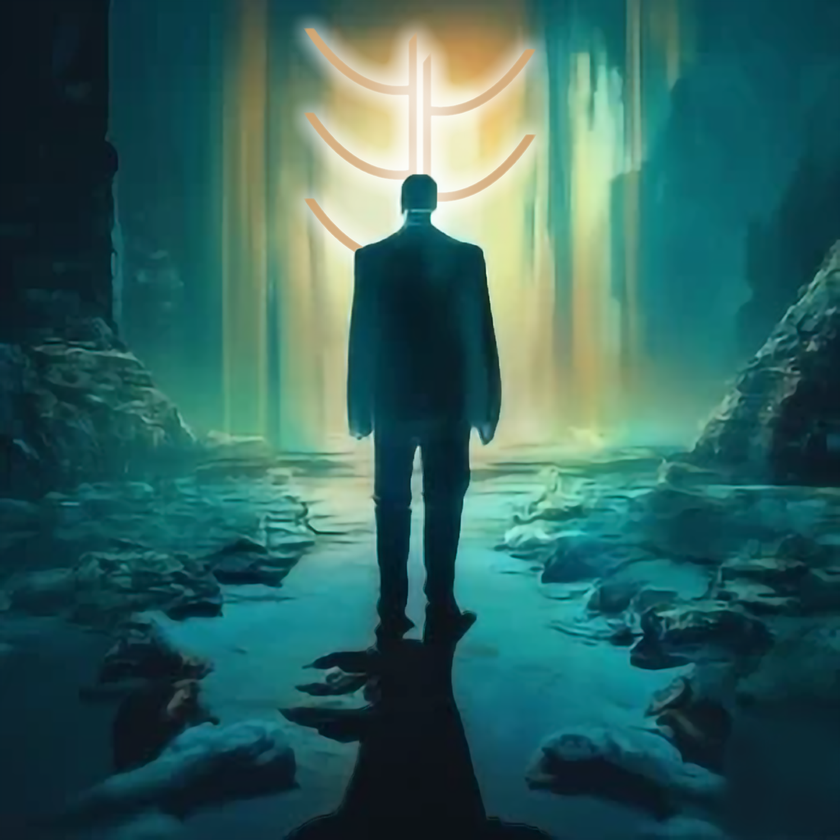
#> input picture Img_expl.png, 840 x 840 px, shrunk from 5905 x 5905 before the run
$ python main_example.py
#> lines starting #> are read from the running program, lines starting #| are printed output that depends on the picture; after the words box and inside, x2 and y2 are one past the last pixel; in counts of white or black regions, pixels touching at a corner belong together
### transformations_library.py
import numpy as np
import matplotlib.pyplot as plt
import imageio.v3 as iio
import random as rd
import cv2
import math
import os
import pathlib

def rgb_img (image,
             resize=(1000,1000)) :
    """Resize and split the image in three images (RGB)

    Args:
        image : numpy.ndarray
            Original image
        resize : optionnal, tuple
            New size (should be less than original size)

    Returns:
        r_img : numpy.ndarray
            Red image
        g_img : numpy.ndarray
            Green image
        b_img : numpy.ndarray
            Blue image
    """
    img = cv2.imread(image)
    img[:,:,[2, 0]] = img[:,:,[0, 2]]
    r_img, g_img, b_img = img[:,:,0],img[:,:,1],img[:,:,2]
    r_img = cv2.resize(r_img, resize, 4, 4)
    g_img = cv2.resize(g_img, resize, 4, 4)
    b_img = cv2.resize(b_img, resize, 4, 4)
    return (r_img,g_img,b_img)

def image_rgb_split(image,
                    r_disp = [0,310],
                    g_disp = [-33,50],
                    b_disp = [0,0],
                    limits = False,
                    resize=(1000,1000)) :
    """Resize and tranform the original image in three images (RGB) and merge
    them together with a displacement of each canal.

    Args:
        image : numpy.ndarray
            Original image
        r_disp : optionnal, tuple
            Displacement vector of the Red image
        g_disp : optionnal, tuple
            Displacement vector of the Green image
        b_disp : optionnal, tuple
            Displacement vector of the Blue image
        resize : optionnal, tuple
           New size (should be less than original size)

    Returns:
        new_img : numpy.ndarray
            Transformed image
    """
    r_img,g_img,b_img = rgb_img(image,
                                resize = resize)
    ny,nx = r_img.shape
    r0,r1 = r_disp
    g0,g1 = g_disp
    b0,b1 = b_disp
    if limits :
        y_pixel, x_pixel = limits
    else :
        x_pixel = max(abs(r1),abs(g1),abs(b1))
        y_pixel = max(abs(r0),abs(g0),abs(b0))
    new_img = np.zeros((ny+2*y_pixel,nx+2*x_pixel,3), dtype = int)
    new_img[y_pixel+r0:y_pixel+ny+r0,x_pixel+r1:x_pixel+nx+r1,2]=b_img
    new_img[y_pixel+g0:y_pixel+ny+g0,x_pixel+g1:x_pixel+nx+g1,1]=g_img
    new_img[y_pixel+b0:y_pixel+ny+b0,x_pixel+b1:x_pixel+nx+b1,0]=r_img
    new_img = new_img[2*y_pixel:-2*y_pixel,2*x_pixel:2*-x_pixel,:]
    return (new_img)

def ellipse (ab = (1,1),
             center = (0,0),
             Phi = 0,
             n_frames = 20,
             plot = False,
             **kwargs) :
    """Create an elliptic trajectory stack in an numpy array.

    Args:
        ab : optionnal,tuple
            Dimensions of the ellipse
        center : optionnal, tuple
            Center of the ellipse
        Phi : optionnal, float
            Rotation of the ellipse (in degree)
        n_frames : optionnal, int
            Number of frames/points of discretisation of the trajectory
        plot : optionnal, boolean
           If True, plot the ellipse trajectory

    Returns:
        xy : numpy.ndarray
            All the position of the ellipse trajectory
    """
    alpha = np.arange(n_frames)*2*math.pi/n_frames
    x = []
    y = []
    a,b = ab
    for al in alpha :
        xi = a*math.cos(al)
        yi = b*math.sin(al)
        xphi = xi*math.cos(Phi) + yi*math.sin(Phi) + center[0]
        yphi = yi*math.cos(Phi) - xi*math.sin(Phi) + center[1]
        if plot :
            plt.scatter(xphi, yphi, **kwargs)
        x.append(int(xphi))
        y.append(int(yphi))
    xy = np.asarray([x,y])
    xy = np.transpose(xy)
    return(xy)

def random_list_insert (t_list,
                        p = 0.1,
                        r = 1) :
    """Introduce chaos in any trajectory list.

    Args:
        t_list : list
            Trajectory list (of the ellipse function mostly)
        p : optionnal, float
            Probability to insert a chaotic movement in each frame
        r : optionnal, float
            Max radius of the chaos introduced

    Returns:
        new_list : numpy.ndarray
            All the position of the ellipse trajectory (chaotic)
    """
    n = len(t_list)
    c_range = r*np.max(t_list)
    new_list = t_list
    nb_chaos = int(p*n)
    for j in range (nb_chaos) :
        i = rd.randint(0,n)
        new_list = np.append(new_list, np.array([rd.randint(0,c_range),rd.randint(0,c_range)]))
        new_list = np.reshape(new_list, (n+j+1,2))
        new_list[[-1, i],:] = new_list[[i, -1],:]
    new_list = new_list[:n]
    return(new_list)

# [35 lines left out: function random_black_line_vertical_horizontal, not called in this run]

def random_black_line(img,
                      n_lines = 10,
                      p = 0.1) :
    """Introduce black lines on an image.

    Args:
        img : np.ndarray
            Original image
        n_lines : optionnal, int
            Number of random test
        p : optionnal, tuple
            Probability to insert a chaotic line for each color (RGB)

    Returns:
        new_img : numpy.ndarray
            Transformed image
    """
    new_img = img
    for _ in range (n_lines) :
        if rd.randint(1,int(1/p)) == 1 :
            mask = np.ones(new_img.shape)
            n,m,l = mask.shape
            a1 = rd.randint(0,n)
            a2 = rd.randint(0,n)
            b1 = rd.randint(0,m)
            b2 = rd.randint(0,m)
            size = rd.randint(0,100)
            for i in range (n) :
                for j in range (m) :
                    try :
                        distance = (i-a1)*(j-b2)-(i-a2)*(j-b1)
                    except :
                        distance = size * 2
                    if abs(distance) < size :
                        if (i-a1) :
                            mask[i,j,:] = 0
            new_img = new_img*mask
    return(new_img)


def random_color_exchange (img,
                           p = 0.1) :
    """Introduce color swap (RG or RB or GB) on an image.

    Args:
        img : np.ndarray
            Original image
        p : optionnal, tuple
            Probability to insert a chaotic color exchange (RGB)

    Returns:
        new_img : numpy.ndarray
            Transformed image
    """
    new_img = img
    if rd.randint(1,int(2/(3*p))) == 1 :
        i = rd.randint(0,2)
        j = rd.randint(0,2)
        new_img[:,:,[i, j]] = new_img[:,:,[j, i]]
    return(new_img)

def random_full_black (img,
                       p = 0.1) :
    """Introduce black image.

    Args:
        img : np.ndarray
            Original image
        p : optionnal, tuple
            Probability to insert a chaotic black image

    Returns:
        new_img : numpy.ndarray
            Transformed image
    """
    new_img = img
    if rd.randint(1,int(1/p)) == 1 :
        new_img = new_img*0
    return(new_img)

def random_full_negative(img,
                         p = 0.1) :
    """Introduce negative image.

    Args:
        img : np.ndarray
            Original image
        p : optionnal, tuple
            Probability to insert a chaotic negative image

    Returns:
        new_img : numpy.ndarray
            Transformed image
    """
    new_img = img
    if rd.randint(1,int(1/p)) == 1 :
        new_img = -new_img+255
    return(new_img)

def animation_image(img,
                    r_dict,
                    g_dict,
                    b_dict,
                    saving_folder = '',
                    t_frame = 5,
                    n_lines = 10,
                    p_black_line = 0.2,
                    p_color_exchange = 0.2,
                    p_full_black = 0.1,
                    p_full_negative = 0.1,
                    resize = (600,600)) :
    """Create .gif video from an image.

    Args:
        img : np.ndarray
            Original image
        r_dict : dict
            Red dictionnary
        g_dict : dict
            Green dictionnary
        b_dict : dict
            Blue dictionnary
        saving_folder : optionnal, str
            Folder to save transformed images and .gif
        t_frame : optionnal,float
            Time for each frame
        n_lines : optionnal, int
            Number of random test
        p_black_line : optionnal, float
            Probability to insert a chaotic black lines
        p_color_exchange : optionnal, float
            Probability to insert a chaotic color exchange
        p_full_black : optionnal, float
            Probability to insert a chaotic black image
        p_full_negative : optionnal, float
            Probability to insert a chaotic negative image
        resize : optionnal, tuple
            Size of the new image (Have to be smaller than the original one)
    """
    r_list = ellipse (ab = r_dict['ab'], center = r_dict['center'], Phi = r_dict['Phi'], n_frames = r_dict['n_frames'])
    g_list = ellipse (ab = g_dict['ab'], center = g_dict['center'], Phi = g_dict['Phi'], n_frames = g_dict['n_frames'])
    b_list = ellipse (ab = b_dict['ab'], center = b_dict['center'], Phi = b_dict['Phi'], n_frames = b_dict['n_frames'])
    r_list = random_list_insert(r_list, p=r_dict['p'])
    g_list = random_list_insert(g_list, p=g_dict['p'])
    b_list = random_list_insert(b_list, p=b_dict['p'])
    limits = [int(np.max(abs(np.asarray([r_list[:,0],g_list[:,0],b_list[:,0]])))),
              int(np.max(abs(np.asarray([r_list[:,1],g_list[:,1],b_list[:,1]]))))]
    n_frames = r_dict['n_frames']
    n_frames2 = g_dict['n_frames']
    n_frames3 = b_dict['n_frames']
    if n_frames!=n_frames2 or n_frames!=n_frames3 :
        print('n_frames is not the same for all coloors dict. The chosen one is from r_dict = ', n_frames)
    def update (i) :
        print('Image ' + str(i+1) + '/' + str(n_frames))
        new_img = image_rgb_split(img,
                                  r_disp = r_list[i],
                                  g_disp = g_list[i],
                                  b_disp = b_list[i],
                                  limits = limits,
                                  resize = resize)
        new_img[:,:,[2, 0]] = new_img[:,:,[0, 2]]
        new_img = random_black_line(new_img, n_lines = n_lines, p = p_black_line)
        new_img = random_color_exchange(new_img, p = p_color_exchange)
        new_img = random_full_black(new_img, p = p_full_black)
        new_img = random_full_negative(new_img, p = p_full_negative)
        return(new_img)
    if not os.path.exists(saving_folder) :
        P = pathlib.Path(saving_folder)
        pathlib.Path.mkdir(P, parents = True)
    iio_imgs = []
    for i in range(n_frames):
        new_img = update(i)
#> in rgb_img, img is the input picture: shape (840, 840, 3); mean B, G, R 94.1, 98.3, 50.2
#> in rgb_img, `r_img, g_img, b_img = img[:,:,0],img[:,:,1],img[:,:,2]`:
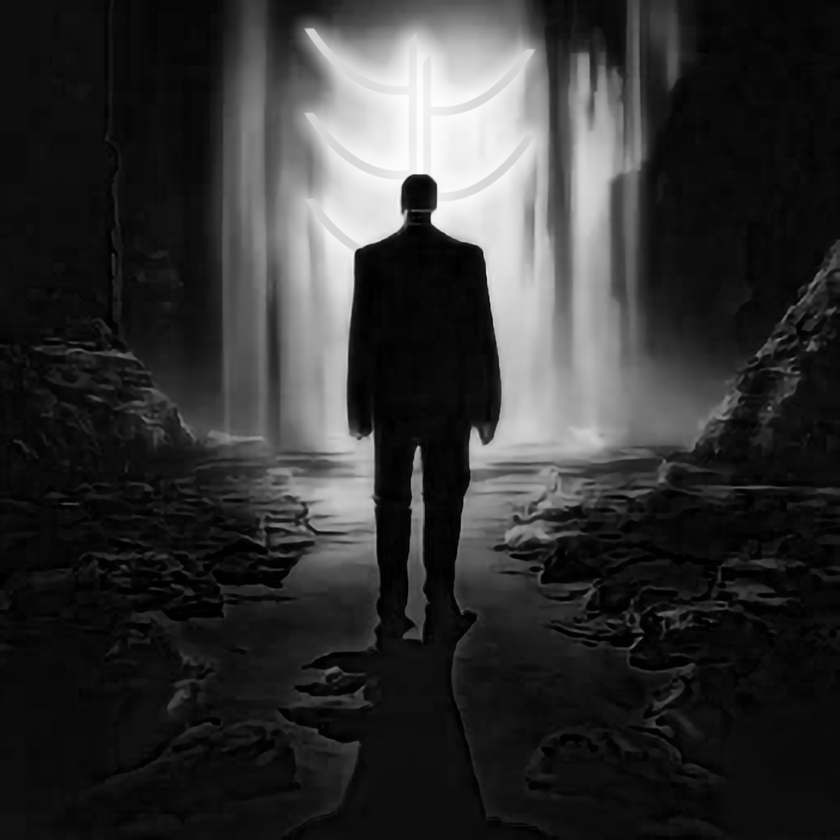
#> r_img: shape (840, 840); min 0, max 254, mean 50.2
#> in rgb_img, `r_img, g_img, b_img = img[:,:,0],img[:,:,1],img[:,:,2]`:
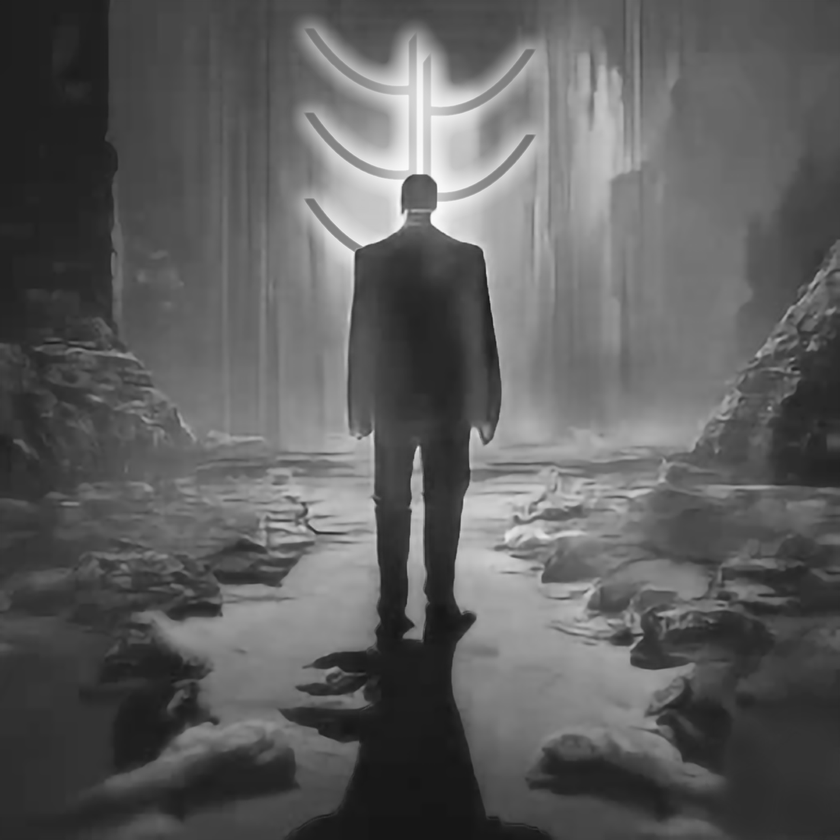
#> b_img: shape (840, 840); min 21, max 255, mean 94.1
#> in image_rgb_split, `new_img[y_pixel+b0:y_pixel+ny+b0,x_pixel+b1:x_pixel+nx+b1,0]=r_img`:
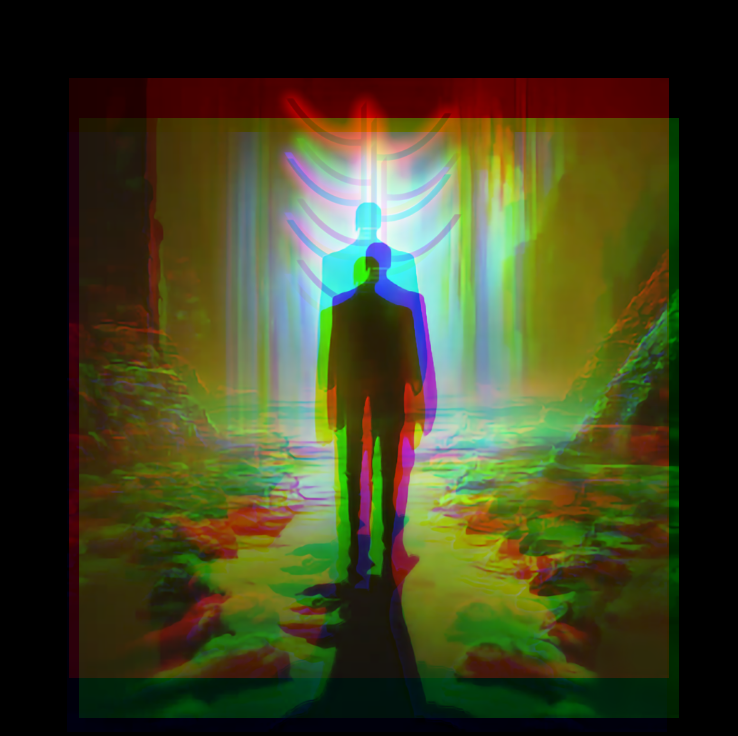
#> new_img: shape (736, 738, 3) int64; mean of channels 0, 1, 2 33.2, 65.1, 62.3; drawn as B, G, R
#> in image_rgb_split, `new_img = new_img[2*y_pixel:-2*y_pixel,2*x_pixel:2*-x_pixel,:]`:
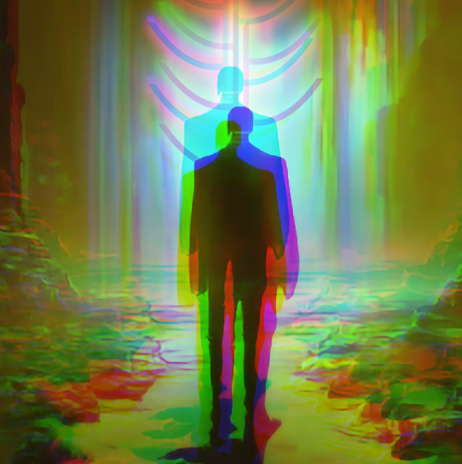
#> new_img: shape (464, 462, 3) int64; mean of channels 0, 1, 2 74.7, 126.5, 113; drawn as B, G, R
#> after the loop in random_black_line, `for _ in range (n_lines) :`:
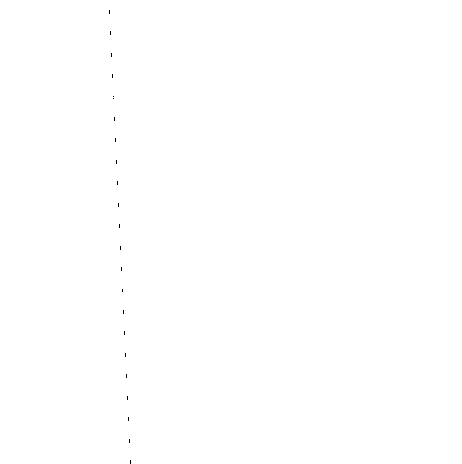
#> mask: shape (464, 462, 3) float64; values 0 (black) and 1 (white), 100% white; black in thin lines or dots, all inside (x1, y1, x2, y2) = (109, 10, 131, 464)
        numname = str(i+1)
        l10 = int(np.log10(i+1))
        for e in range (int(np.log10(n_frames))-l10) :
            numname = '0'+ numname
        name = saving_folder +numname+".png"
        cv2.imwrite(name, new_img)
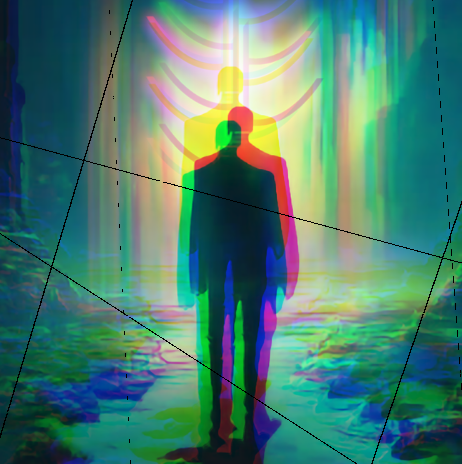
#> saved as 01.png: shape (464, 462, 3); mean B, G, R 112, 125.3, 74.2
        iio_imgs.append(iio.imread(name))
    iio.imwrite(saving_folder+'result.gif',
                iio_imgs,
                duration = t_frame*n_frames,
                loop = 0)
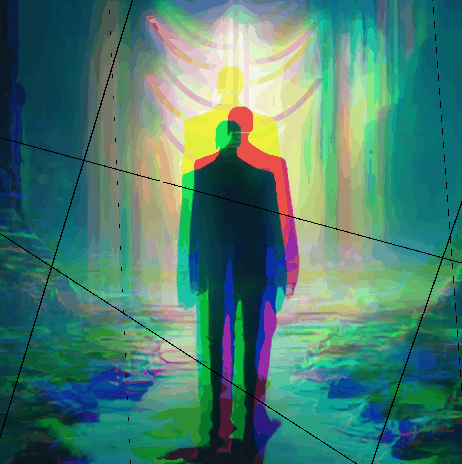
#> saved as result.gif: shape (464, 462, 3); mean R, G, B 73.9, 125.3, 111.4

# [4 lines left out: function zoom, not called in this run]

### main_example.py
import transformations_library as tl
import os

if __name__ == '__main__' :
    img = 'Img_expl.png'
    saving_folder = os.getcwd()+'\\result_expl\\'
    frames = 30
    r_dict = {'ab' : (10, 0),
             'center' : (0,0),
             'Phi' : 0,
             'n_frames' : frames,
             'p' : 0.05}
    g_dict = {'ab' : (50,60),
             'center' : (0,10),
             'Phi' : 0,
             'n_frames' : frames,
             'p' : 0.05}
    b_dict = {'ab' : (5,15),
             'center' : (60,0),
             'Phi' : 1/2,
             'n_frames' : frames,
             'p' : 0.05}
    tl.animation_image(img,
                       r_dict,
                       g_dict,
                       b_dict,
                       saving_folder = saving_folder,
                       t_frame = 5,
                       n_lines = 30,
                       p_black_line = 0.2,
                       p_color_exchange = 0.2,
                       p_full_black = 0.1,
                       p_full_negative = 0.1,
                       resize = (600,600))
